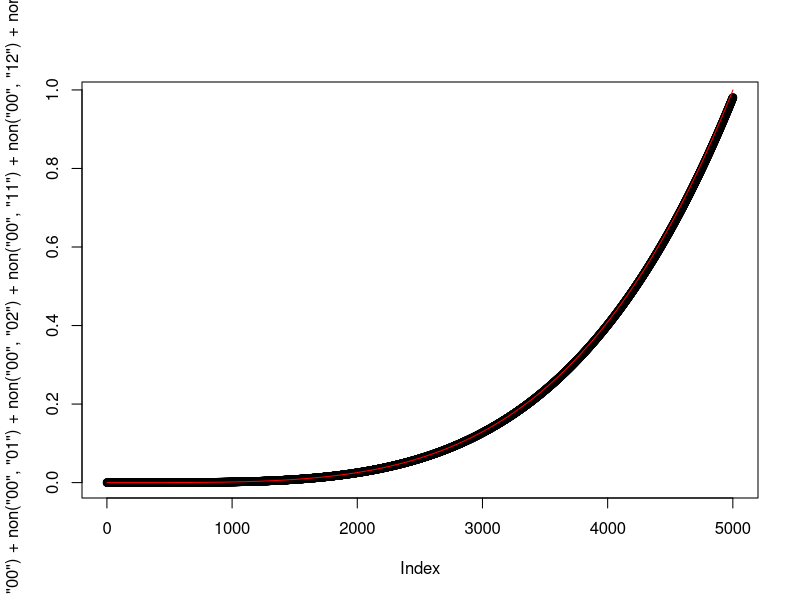
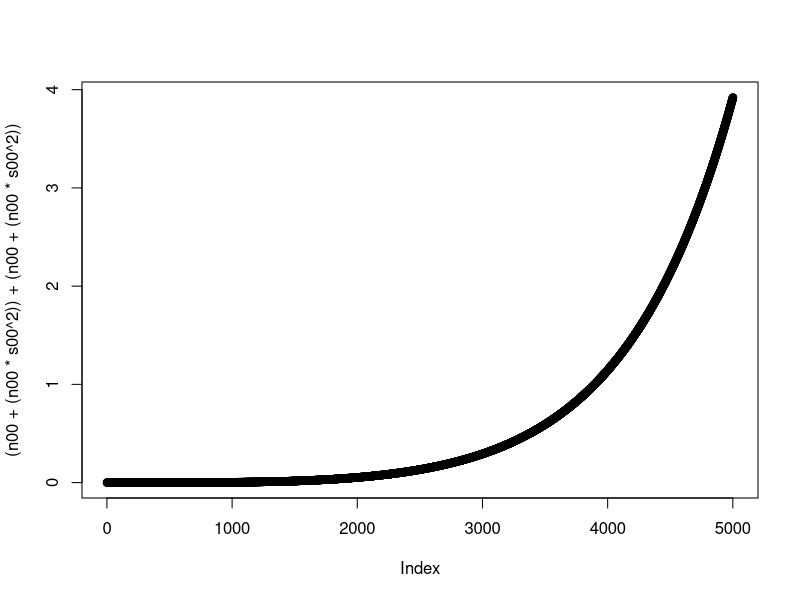
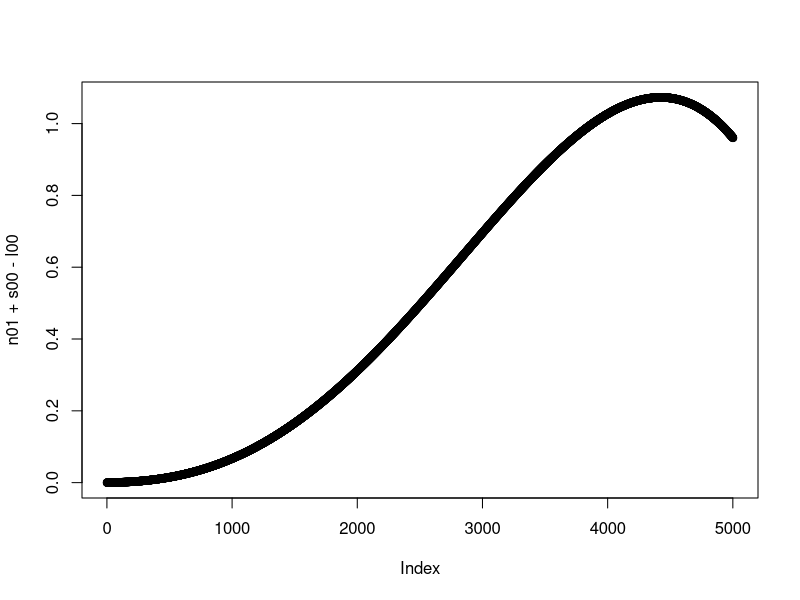
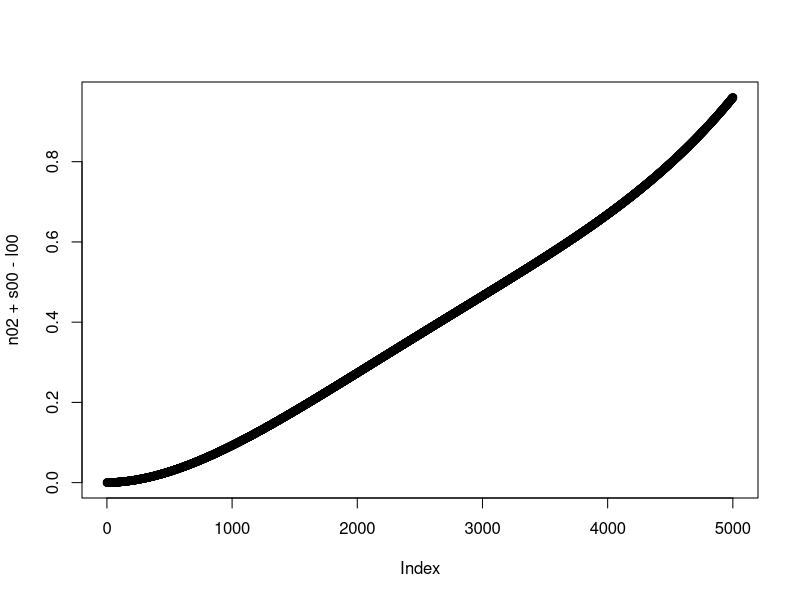
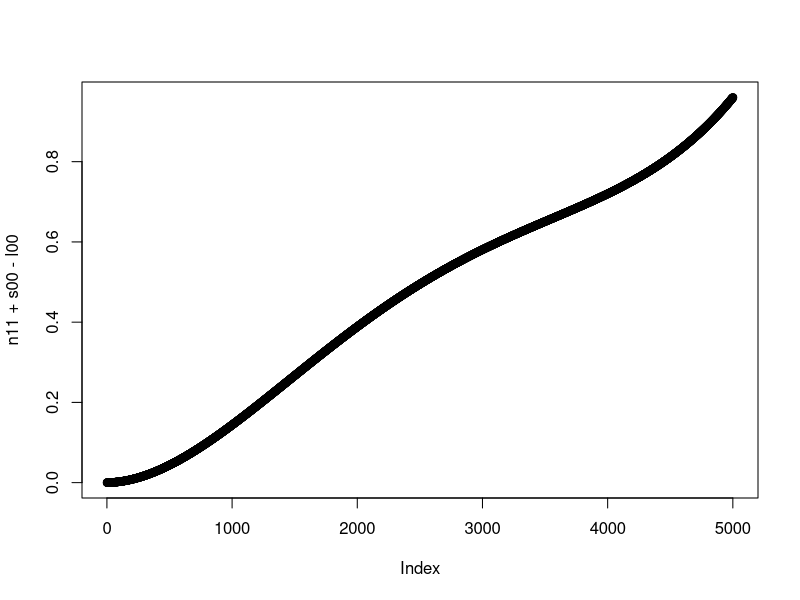
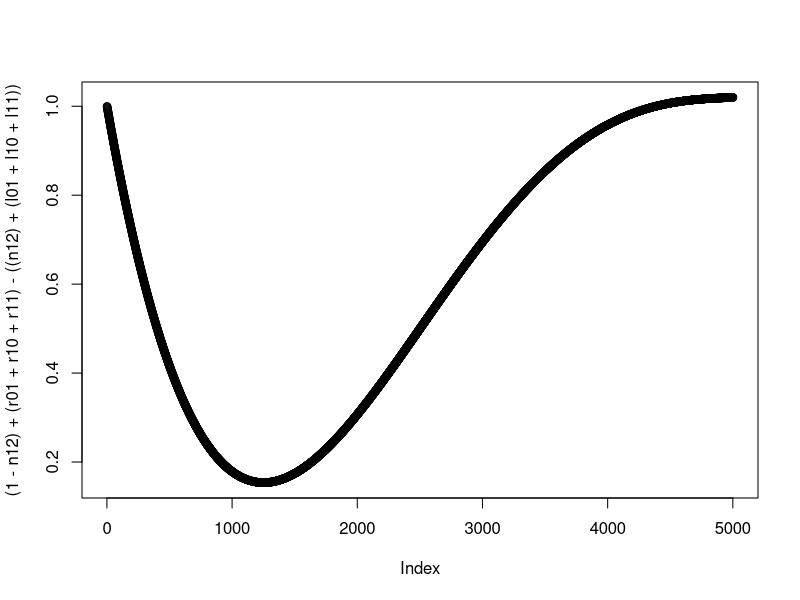
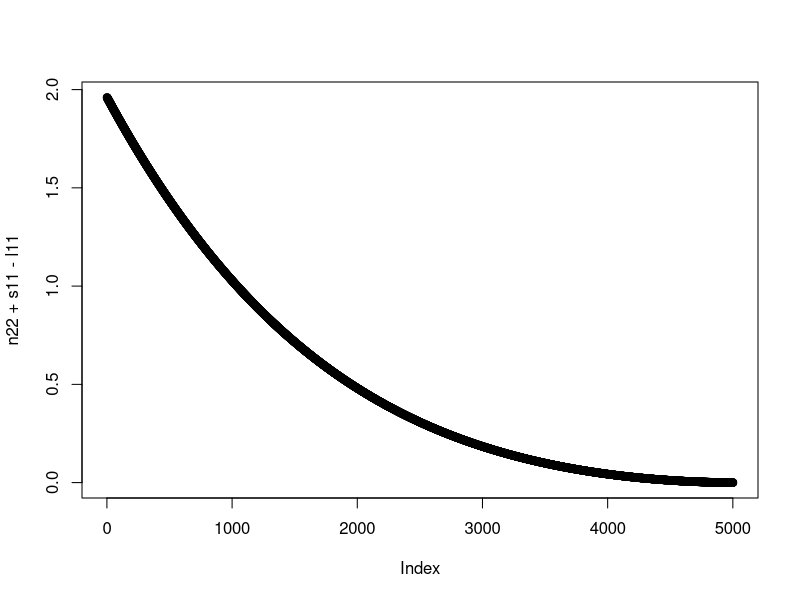

R code for these plots, in order: (Note: this script raises an error after producing the figures.)

library(data.table)
library(ggplot2)


# true allele frq
p = (0:5000)/5000
q = 1-p


# allele error rate
w = 0.01
r = 1 - w


# genotype error rate
e00 = r^2
e01 = 2 * w * r
e02 = w^2

e10 = w * r
e11 = ((w^2) + (r^2))
e12 = w * r

e20 = w^2
e21 = 2 * w * r
e22 = r^2


# genotype error rate
e = array(NA, c(4, 4), list(c("00", "01", "10", "11"), c("00", "01", "10", "11")))

e["00", ] = c( (r^2) , w * r , w * r , (w^2) )
e["01", ] = c( w * r , (r^2) , (w^2) , w * r )
e["10", ] = c( w * r , (w^2) , (r^2) , w * r )
e["11", ] = c( (w^2) , w * r , w * r , (r^2) )

a00 = p^2
a01 = p * q
a10 = p * q
a11 = q^2

x00 = (a00 * e["00", "00"]) + (a01 * e["01", "00"]) + (a10 * e["10", "00"]) + (a11 * e["11", "00"])
x01 = (a00 * e["00", "01"]) + (a01 * e["01", "01"]) + (a10 * e["10", "01"]) + (a11 * e["11", "01"])
x10 = (a00 * e["00", "10"]) + (a01 * e["01", "10"]) + (a10 * e["10", "10"]) + (a11 * e["11", "10"])
x11 = (a00 * e["00", "11"]) + (a01 * e["01", "11"]) + (a10 * e["10", "11"]) + (a11 * e["11", "11"])

y00 = (x00 * e["00", "00"]) + (x00 * e["00", "01"]) + (x00 * e["00", "10"]) + (x00 * e["00", "11"])
y01 = (x01 * e["01", "00"]) + (x01 * e["01", "01"]) + (x01 * e["01", "10"]) + (x01 * e["01", "11"])
y10 = (x10 * e["10", "00"]) + (x10 * e["10", "01"]) + (x10 * e["10", "10"]) + (x10 * e["10", "11"])
y11 = (x11 * e["11", "00"]) + (x11 * e["11", "01"]) + (x11 * e["11", "10"]) + (x11 * e["11", "11"])


b00 = (sapply(e[, "00"], function(x) a00 * x))
b01 = (sapply(e[, "01"], function(x) a01 * x))
b10 = (sapply(e[, "10"], function(x) a10 * x))
b11 = (sapply(e[, "11"], function(x) a11 * x))


f = function(x, y) {
	get(sprintf("b%s", x))[, y]
}

non = function(x, y) {
	f = get(sprintf("b%s", x))
	if (y == "00") return( f[, "00"]^2 )
	if (y == "01") return( 4 * sqrt(f[, "00"])^3 * sqrt(f[, "11"]) )
	if (y == "02") return( 2 * f[, "00"] * f[, "11"] )
	if (y == "11") return( 4 * f[, "00"] * f[, "11"] )
	if (y == "12") return( 4 * sqrt(f[, "00"]) * sqrt(f[, "11"])^3 )
	if (y == "22") return( f[, "11"]^2 )
}

non = function(x, y) {
	if (y == "00") return( b00[, x]^2 )
	if (y == "01") return( (sqrt(b01[, x]) * sqrt(b01[, x])^3) + (sqrt(b10[, x]) * sqrt(b10[, x])^3) + (2 * sqrt(b11[, x]) * sqrt(b00[, x])^3) )
	if (y == "02") return( (2 * b00[, x]) * ( b11[, x]) )
	if (y == "11") return( (2 * b01[, x] * b01[, x]) + (2 * b10[, x] * b10[, x]) )
	if (y == "12") return( (sqrt(b01[, x]) * sqrt(b01[, x])^3) + (sqrt(b10[, x]) * sqrt(b10[, x])^3) + (2 * sqrt(b00[, x]) * sqrt(b11[, x])^3) )
	if (y == "22") return( b11[, x]^2 )
}

non = function(x, y) {
	f = get(sprintf("b%s", x))
	if (y == "00") return( f[, '00']^2 )
	if (y == "01") return( (sqrt(f[, '01']) * sqrt(f[, '01'])^3) + (sqrt(f[, '10']) * sqrt(f[, '10'])^3) + (2 * sqrt(f[, '11']) * sqrt(f[, '00'])^3) )
	if (y == "02") return( (2 * f[, '00']) * ( f[, '11']) )
	if (y == "11") return( (2 * f[, '01'] * f[, '01']) + (2 * f[, '10'] * f[, '10']) )
	if (y == "12") return( (sqrt(f[, '01']) * sqrt(f[, '01'])^3) + (sqrt(f[, '10']) * sqrt(f[, '10'])^3) + (2 * sqrt(f[, '00']) * sqrt(f[, '11'])^3) )
	if (y == "22") return( f[, '11']^2 )
}

p.non = function(xy) {
	x = sub("([0-2])([0-2])", "\\1", xy)
	y = sub("([0-2])([0-2])", "\\2", xy)
	
	r = function(xx) non(xx,'00') + non(xx,'01') + non(xx,'02') + non(xx,'11') + non(xx,'12') + non(xx,'22')
	
	z = rep(1, length(p))
	
	if (x == '0') z = z * r('00')
	if (x == '1') z = z * (r('01') + r('10'))
	if (x == '2') z = z * r('11')
	
	if (y == '0') z = z * r('00')
	if (y == '1') z = z * (r('01') + r('10'))
	if (y == '2') z = z * r('11')
	
	plot(z)
	
	lines(get(sprintf("n%s", xy)), col='red')
}

p.non = function(y) {
	
	plot( non(y, '00') + non(y, '01') + non(y, '02') + non(y, '11') + non(y, '12') + non(y, '22') )
	
	lines(get(sprintf("n%s", y)), col='red')
}
	

s00 = (b00[, "00"] + b01[, "00"] + b10[, "00"] + b11[, "00"])
s01 = (b00[, "01"] + b01[, "01"] + b10[, "01"] + b11[, "01"])
s10 = (b00[, "10"] + b01[, "10"] + b10[, "10"] + b11[, "10"])
s11 = (b00[, "11"] + b01[, "11"] + b10[, "11"] + b11[, "11"])

l00 = (b00[, "00"] + b00[, "01"] + b00[, "10"] + b00[, "11"])
l01 = (b01[, "00"] + b01[, "01"] + b01[, "10"] + b01[, "11"])
l10 = (b10[, "00"] + b10[, "01"] + b10[, "10"] + b10[, "11"])
l11 = (b11[, "00"] + b11[, "01"] + b11[, "10"] + b11[, "11"])


r00 = (              b01[, "00"] + b10[, "00"] + b11[, "00"])
r01 = (b00[, "01"]               + b10[, "01"] + b11[, "01"])
r10 = (b00[, "10"] + b01[, "10"]               + b11[, "10"])
r11 = (b00[, "11"] + b01[, "11"] + b10[, "11"]              )

l00 = (              b00[, "01"] + b00[, "10"] + b00[, "11"])
l01 = (b01[, "00"]               + b01[, "10"] + b01[, "11"])
l10 = (b10[, "00"] + b10[, "01"]               + b10[, "11"])
l11 = (b11[, "00"] + b11[, "01"] + b11[, "10"]              )


n00 = p^4
n01 = 4 * p^3 * q
n02 = 2 * p^2 * q^2
n11 = 4 * p^2 * q^2
n12 = 4 * p * q^3
n22 = q^4

i00 = p^3
i01 = 2 * p^2 * q
i02 = 0
i11 = p * q
i12 = 2 * p * q^2
i22 = q^3


plot(non('00','00') + non('00','01') + non('00','02') + non('00','11') + non('00','12') + non('00','22'))
lines(n00, col='red')

plot( (n00 + (n00 * s00^2)) + (n00 + (n00 * s00^2)))

plot( n01 + s00 - l00 )
plot( n02 + s00 - l00 )
plot( n11 + s00 - l00 )
plot( (1 - n12) + (r01 + r10 + r11) - ((n12) + (l01 + l10 + l11)) )
plot( n22 + s11 - l11 )


# true genotype frq
g0 = p^2
g1 = 2 * p * q
g2 = q^2


# observed allele frq (see below)
x = p * (1 - (2 * w)) + w
y = 1 - x


# observed genotype frq
x0 = (g0 * e00) + (g1 * e10) + (g2 * e20)  #  x^2 = (p^2 * (1-w)^2) + (2 * p * (1-p) * w * (1-w)) + ((1-p)^2 * w^2)
x1 = (g0 * e01) + (g1 * e11) + (g2 * e21)  #  2 * x * (1-x) = (p^2 * 2 * w * (1-w)) + (2 * p * (1-p) * ((w^2) + ((1-w)^2))) + ((1-p)^2 * 2 * w * (1-w))
x2 = (g0 * e02) + (g1 * e12) + (g2 * e22)  #  (1-x)^2 = (p^2 * w^2) + (2 * p * (1-p) * w * (1-w)) + ((1-p)^2 * (1-w)^2)


y0 = (g0 * f00) + (g1 * f10) + (g2 * f20) 
y1 = (g0 * f01) + (g1 * f11) + (g2 * f21) 
y2 = (g0 * f02) + (g1 * f12) + (g2 * f22)


p00 = (g0 * f00) / y0 
p01 = (g1 * f10) / y0
p02 = (g2 * f20) / y0

p10 = (g0 * f01) / y1
p11 = (g1 * f11) / y1
p12 = (g2 * f21) / y1

p20 = (g0 * f02) / y2
p21 = (g1 * f12) / y2
p22 = (g2 * f22) / y2



# probability of true --> observed genotype

p00 = (g0 * e00) / x0  #  (p^2 * (1-w)^2) / ((p^2 * (1-w)^2) + (2 * p * (1-p) * w * (1-w)) + ((1-p)^2 * w^2))  =  (p^2 * (1-w)^2) / (p * (1 - (2 * w)) + w)^2
p01 = (g1 * e10) / x0
p02 = (g2 * e20) / x0

p10 = (g0 * e01) / x1
p11 = (g1 * e11) / x1
p12 = (g2 * e21) / x1

p20 = (g0 * e02) / x2
p21 = (g1 * e12) / x2
p22 = (g2 * e22) / x2

range(p00 + p01 + p02)

d = rbind(data.table(f = q, p = p00, from = "from 0", to = "to 0"),
					data.table(f = q, p = p01, from = "from 0", to = "to 1"),
					data.table(f = q, p = p02, from = "from 0", to = "to 2"),
					data.table(f = q, p = p10, from = "from 1", to = "to 0"),
					data.table(f = q, p = p11, from = "from 1", to = "to 1"),
					data.table(f = q, p = p12, from = "from 1", to = "to 2"),
					data.table(f = q, p = p20, from = "from 2", to = "to 0"),
					data.table(f = q, p = p21, from = "from 2", to = "to 1"),
					data.table(f = q, p = p22, from = "from 2", to = "to 2"))

ggplot(d) + facet_grid(to~from) + geom_line(aes(x=f, y=p))




d = rbind(data.table(f = q, p = y0^2,        e = g0^2,         gt="00"),
					data.table(f = q, p = 2 * y0 * y1, e = 2 * g0 * g1,  gt="01"),
					data.table(f = q, p = 2 * y0 * y2, e = 2 * g0 * g2,  gt="02"),
					data.table(f = q, p = y1^2,        e = g1^2,         gt="11"),
					data.table(f = q, p = 2 * y1 * y2, e = 2 * g1 * g2,  gt="12"),
					data.table(f = q, p = y2^2,        e = g2^2,         gt="22"))


d = rbind(data.table(f = q, p = z00^2,        e = g0^2,         gt="00"),
					data.table(f = q, p = 2 * ((z00 * z01)+(z00 * z10)), e = 2 * g0 * g1,  gt="01"),
					data.table(f = q, p = 2 * z00 * z11, e = 2 * g0 * g2,  gt="02"),
					data.table(f = q, p = z01^2 + z10^2,        e = g1^2,         gt="11"),
					data.table(f = q, p = 2 * ((z11 * z01)+(z11 * z10)), e = 2 * g1 * g2,  gt="12"),
					data.table(f = q, p = z11^2,        e = g2^2,         gt="22"))

ggplot(d) +  
	geom_line(aes(x=f, y=p, colour = gt), linetype = "22") + 
	geom_line(aes(x=f, y=e, colour = gt)) +
	theme(aspect.ratio = 1,
				legend.title = element_blank()) +
	xlab("Allele frequency") + 
	ylab("Genotype pair proportion")











n00 = p^4
n01 = 4 * p^3 * q
n02 = 2 * p^2 * q^2
n11 = 4 * p^2 * q^2
n12 = 4 * p * q^3
n22 = q^4

i00 = p^3
i01 = 2 * p^2 * q
i02 = 0
i11 = p * q
i12 = 2 * p * q^2
i22 = q^3


a00 = (n00 * p00^2)     + (n11 * p10^2)     + (n22 * p20^2)
a01 = (n00 * p00 * p01) + (n01 * p00 * p11) + (n02 * p00 * p21) + (n11 * p10 * p11) + (n12 * p10 * p21) + (n22 * p20 * p21) +
     	(n00 * p01 * p00) + (n01 * p11 * p00) + (n02 * p01 * p20) + (n11 * p11 * p10) + (n12 * p11 * p20) + (n22 * p21 * p20)

a01 = (n01 * p00 * p11) + (n01 * p01 * p10) + (2 * (  n00 * p00 * p01  +  n00 * p01 * p00 + 
																											n02 * p00 * p21  +  n02 * p01 * p20 + 
																											n11 * p10 * p11  +  n11 * p11 * p10 +
																											n12 * p10 * p21  +  n12 * p11 * p20 + 
																											n22 * p20 * p21  +  n22 * p21 * p20 ))

a02 = (n02 * p00 * p22) + (n02 * p02 * p20) + (2 * (  n00 * p00 * p02  +  
																									 		n01 * p00 * p12  +  n01 * p02 * p10 + 
																											n11 * p10 * p12  +  n11 * p12 * p10 +
																											n12 * p10 * p22  +  n12 * p12 * p20 + 
																											n22 * p20 * p22   ))

	(n11 * p10 * p11) + (n11 * p10 * p11) + (n22 * p20 * p21) + (n22 * p20 * p21) +
	(n01 * p00 * p11) + (n02 * p00 * p21) + (n12 * p10 * p21) + 
	(n01 * p01 * p10) + (n02 * p01 * p20) + (n12 * p11 * p20)


# true genotype pair frq: NON state
g00.non = g0 * g0      #  p^4
g01.non = 2 * g0 * g1  #  4 * p^3 * q
g02.non = 2 * g0 * g2  #  2 * p^2 * q^2
g11.non = g1 * g1      #  4 * p^2 * q^2
g12.non = 2 * g1 * g2  #  4 * p * q^3
g22.non = g2 * g2      #  q^4

# true genotype pair frq: IBD state
g00.ibd = g0 * p             #  p^3
g01.ibd = 2 * g0 * q         #  2 * p^2 * q
g02.ibd = 0                  #  0
g11.ibd = g0 * q + (p * g2)  #  (p^2 * q) + (p * q^2)
g12.ibd = 2 * p * g2         #  2 * p * q^2
g22.ibd = g2 * q             #  q^3


# observed genotype pair frq: NON state
x00.non = x0 * x0      #  p^4
x01.non = 2 * x0 * x1  #  4 * p^3 * q
x02.non = 2 * x0 * x2  #  2 * p^2 * q^2
x11.non = x1 * x1      #  4 * p^2 * q^2
x12.non = 2 * x1 * x2  #  4 * p * q^3
x22.non = x2 * x2      #  q^4

# observed genotype pair frq: IBD state
x00.ibd = x0 * x             #  p^3
x01.ibd = 2 * x0 * y         #  2 * p^2 * q
x02.ibd = 0                  #  0
x11.ibd = x0 * y + (x * x2)  #  (p^2 * q) + (p * q^2)
x12.ibd = 2 * x * x2         #  2 * p * q^2
x22.ibd = x2 * y             #  q^3


d = rbind(data.table(f = y, p = x0, e = g0, gt="00"),
					data.table(f = y, p = x1, e = g1, gt="01"),
					data.table(f = y, p = x2, e = g2, gt="02"),
					data.table(f = y, p = x0, e = g0, gt="11"),
					data.table(f = y, p = x1, e = g1, gt="12"),
					data.table(f = y, p = x2, e = g2, gt="22"))



z0 = (g0 * y00) + (g1 * y01) + (g2 * y02)
z1 = (g0 * y10) + (g1 * y11) + (g2 * y12)
z2 = (g0 * y20) + (g1 * y21) + (g2 * y22)

range(z0 + z1 + z2)

d = rbind(data.table(f = y, p = x0, e = g0, gt="0"),
					data.table(f = y, p = x1, e = g1, gt="1"),
					data.table(f = y, p = x2, e = g2, gt="2"))

ggplot(d) +  
	geom_line(aes(x=f, y=p, colour = gt), linetype = "22") + 
	geom_line(aes(x=f, y=e, colour = gt)) +
	theme(aspect.ratio = 1,
				legend.title = element_blank()) +
	xlab("Allele frequency") + 
	ylab("Genotype pair proportion")







e = function(..., err = 0.01) {
	i = c(...)
	sum(err^i * (1 - err)^(4-i))
}

p = (0:5000)/5000
q = 1-p

g0 = p^2
g1 = 2 * p * q
g2 = q^2

n00 = p^4
n01 = 4 * p^3 * q
n02 = 2 * p^2 * q^2
n11 = 4 * p^2 * q^2
n12 = 4 * p * q^3
n22 = q^4

i00 = p^3
i01 = 2 * p^2 * q
i02 = 0
i11 = p * q
i12 = 2 * p * q^2
i22 = q^3

range(i00 + i01 + i02 + i11 + i12 + i22)


x = 0.01
P = (p - x) / (1 - 2*x)
P = ( -1 * sqrt(-1 * (2*x-1)^3 * sqrt(n00 * (2*x-1)^2)) + (4*x^3) - (4*x^2) + x ) / (2*x-1)^3
Q = 1 - P

((p^4) * (1-x)^4)+((4 * p^3 * (1-p)) * (x*(1-x)^3))+((2 * p^2 * (1-p)^2) * (x^2)*(1-x)^2)+((4 * p^2 * (1-p)^2) * (x^2)*(1-x)^2)+((4 * p * (1-p)^3) * (x^3)*(1-x))+(((1-p)^4) * x^4)

en00 = (n00 * e(0))  +  (n01 * e(1))  +  (n02 * e(2))  +  (n11 * e(2)) +  (n12 * e(3)) +  (n22 * e(4))
en01 = (n00 * e(1, 1))  +  (n01 * e(0, 2))  +  (n02 * e(1))  +  (n11 * e(1, 1)) +  (n12 * e(2, 2)) +  (n22 * e(3))
en02 = (n00 * e(2))  +  (n01 * e(1, 3))  +  (n02 * e(0))  +  (n11 * e(2)) +  (n12 * e(1, 3)) +  (n22 * e(2))
en11 = (n00 * e(2, 2, 2, 2))  +  (n01 * e(1, 1, 1, 1))  +  (n02 * e(2))  +  (n11 * e(0, 2, 2)) +  (n12 * e(1, 1, 1, 1)) +  (n22 * e(2, 2, 2, 2))
en12 = (n00 * e(3, 3))  +  (n01 * e(2, 2, 2))  +  (n02 * e(1))  +  (n11 * e(1, 3)) +  (n12 * e(0, 2)) +  (n22 * e(1, 1))
en22 = (n00 * e(4))  +  (n01 * e(3))  +  (n02 * e(2))  +  (n11 * e(2)) +  (n12 * e(1)) +  (n22 * e(0))

d = rbind(data.table(f = q, p = en00, e = n00, gt="00"),
					data.table(f = q, p = en01, e = n01, gt="01"),
					data.table(f = q, p = en02, e = n02, gt="02"),
					data.table(f = q, p = en11, e = n11, gt="11"),
					data.table(f = q, p = en12, e = n12, gt="12"),
					data.table(f = q, p = en22, e = n22, gt="22"))

ggplot(d) +  
	geom_line(aes(x=f, y=p, colour = gt), linetype = "22") + 
	geom_line(aes(x=f, y=e, colour = gt)) +
	theme(aspect.ratio = 1,
				legend.title = element_blank()) +
	xlab("Allele frequency") + 
	ylab("Genotype pair proportion")



ei00 = (i00 * e(0))  +           (i01 * e(1, 1))  +        (i02 * e(2, 2))  +           (i11 * e(2)) +        (i12 * e(3)) +           (i22 * e(4))
ei01 = (i00 * e(1, 1))  +        (i01 * e(0, 2))  +        (i02 * e(1, 3))  +           (i11 * e(1, 1)) +     (i12 * e(2, 2)) +        (i22 * e(3, 3))
ei02 = (i00 * e(2))  +           (i01 * e(1, 3))  +        (i02 * e(0))  +              (i11 * e(2)) +        (i12 * e(1, 3)) +        (i22 * e(2))
ei11 = (i00 * e(2, 2, 2, 2))  +  (i01 * e(1, 1, 1, 1))  +  (i02 * e(2, 2, 2, 2))  +     (i11 * e(0, 2, 2)) +  (i12 * e(1, 1, 1, 1)) +  (i22 * e(2, 2, 2, 2))
ei12 = (i00 * e(3, 3))  +        (i01 * e(2, 2))  +        (i02 * e(1, 3))  +           (n11 * e(1, 3)) +     (i12 * e(0, 2)) +        (i22 * e(1, 1))
ei22 = (i00 * e(4))  +           (i01 * e(3, 3))  +        (i02 * e(2, 2))  +           (i11 * e(2)) +        (i12 * e(1)) +           (i22 * e(0))


ei00 = (i00 * e(0)*1)  +        (i01 * e(1, 1)*1)  +        (i02 * e(2, 2)*1)  +  (i11 * e(2)*1) +      (i12 * e(3, 3)*1) +        (i22 * e(4)*1)
ei01 = (i00 * e(1,1)*1)  +      (i01 * e(0, 2, 2, 2)*1)  +  (i02 * e(1, 3)*1)  +  (i11 * e(1)*1) +      (i12 * e(2, 2, 2)*1) +     (i22 * e(3, 3)*1)
ei02 = (i00 * e(2)*1)  +        (i01 * e(1, 3)*1)  +        (i02 * e(0, 4)*1)  +  (i11 * e(2)*1) +      (i12 * e(1, 3)*1) +        (i22 * e(2)*1)
ei11 = (i00 * e(2,2,2,2)*1)  +  (i01 * e(1, 1, 1, 1)*1)  +  (i02 * e(2, 2)*1)  +  (i11 * e(0,2,2)*1) +  (i12 * e(1, 1, 1, 1)*1) +  (i22 * e(2, 2, 2, 2)*1)
ei12 = (i00 * e(3,3)*1)  +      (i01 * e(2, 2, 2)*1)  +     (i02 * e(1, 3)*1)  +  (n11 * e(1, 3)*1) +   (i12 * e(0, 2, 2, 2)*1) +  (i22 * e(1, 1)*1)
ei22 = (i00 * e(4)*1)  +        (i01 * e(3, 3)*1)  +        (i02 * e(2, 2)*1)  +  (i11 * e(2)*1) +      (i12 * e(1, 1)*1) +        (i22 * e(0)*1)


ei00 = (i00 * e(0)*1)  +  (i01 * e(1, 1)*1)  +        (i02 * e(2, 2)*1)  +  (i11 * e(2)*1) +      (i12 * e(3, 3)*1) +        (i22 * e(4)*1)
ei01 = (i00 * e(1)*1)  +  (i01 * e(0, 2)*1)  +  (i01 * e(2, 2)*1)  +  (i02 * e(1, 3)*1)  +  (i11 * e(1)*1) +      (i12 * e(2, 2, 2)*1) +     (i22 * e(3)*1)
ei02 = (i00 * e(2)*1)  +  (i01 * e(1, 3)*1)  +        (i02 * e(0, 4)*1)  +  (i11 * e(2)*1) +      (i12 * e(1, 3)*1) +        (i22 * e(2)*1)
ei11 = (i00 * e(2)*1)  +  (i01 * e(1, 1, 1, 1)*1)  +  (i02 * e(2, 2)*1)  +  (i11 * e(0,2,2)*1) +  (i12 * e(1, 1, 1, 1)*1) +  (i22 * e(2)*1)
ei12 = (i00 * e(3)*1)  +  (i01 * e(2, 2, 2)*1)  +     (i02 * e(1, 3)*1)  +  (n11 * e(1, 3)*1) +   (i12 * e(0, 2, 2, 2)*1) +  (i22 * e(1)*1)
ei22 = (i00 * e(4)*1)  +  (i01 * e(3, 3)*1)  +        (i02 * e(2, 2)*1)  +  (i11 * e(2)*1) +      (i12 * e(1, 1)*1) +        (i22 * e(0)*1)

range(ei00 + ei01 + ei02 + ei11 + ei12 + ei22)

d = rbind(data.table(f = q, p = ei00, e = i00, gt="00"),
					data.table(f = q, p = ei01, e = i01, gt="01"),
					data.table(f = q, p = ei02, e = i02, gt="02"),
					data.table(f = q, p = ei11, e = i11, gt="11"),
					data.table(f = q, p = ei12, e = i12, gt="12"),
					data.table(f = q, p = ei22, e = i22, gt="22"))

ggplot(d) +  
	geom_line(aes(x=f, y=p, colour = gt), linetype = "22") + 
	geom_line(aes(x=f, y=e, colour = gt)) +
	theme(aspect.ratio = 1,
				legend.title = element_blank()) +
	xlab("Allele frequency") + 
	ylab("Genotype pair proportion")






p = (0:5000)/5000
q = 1-p

w = 0.01
r = 1 - w

e00 = 99.9420
e01 = 0.0410
e02 = 0.0169

e10 = 0.5495
e11 = 99.2814 
e12 = 0.1690 

e20 = 0.0332 
e21 = 0.2277 
e22 = 99.7391 


e00 = e00 / (e00 + e01 + e02)
e01 = e01 / (e00 + e01 + e02)
e02 = e02 / (e00 + e01 + e02)

e10 = e10 / (e10 + e11 + e12)
e11 = e11 / (e10 + e11 + e12) 
e12 = e12 / (e10 + e11 + e12) 

e20 = e20 / (e20 + e21 + e22) 
e21 = e21 / (e20 + e21 + e22) 
e22 = e22 / (e20 + e21 + e22) 



w = 0.01
r = 1 - w

e00 = r^2
e01 = 2 * w * r
e02 = w^2

e10 = 1 * w * r
e11 = 1 * ((w^2) + (r^2))
e12 = 1 * w * r

e20 = w^2
e21 = 2 * w * r
e22 = r^2



g0 = p^2
g1 = 2 * p * q
g2 = q^2



y0 = (g0 * e00) + (g0 * e01) + (g0 * e02)
y1 = (g1 * e10) + (g1 * e11) + (g1 * e12)
y2 = (g2 * e20) + (g2 * e21) + (g2 * e22)

x0 = (g0 * e00) + (g1 * e10) + (g2 * e20)
x1 = (g0 * e01) + (g1 * e11) + (g2 * e21)
x2 = (g0 * e02) + (g1 * e12) + (g2 * e22)


p00 = (g0 * e00) / x0
p01 = (g0 * e01) / x0
p02 = (g0 * e02) / x0
p10 = (g1 * e10) / x1
p11 = (g1 * e11) / x1
p12 = (g1 * e12) / x1
p20 = (g2 * e20) / x2
p21 = (g2 * e21) / x2
p22 = (g2 * e22) / x2

plot( ((p^4 * (p00*p00)) + (4*p^3*q * (4*p00*p10)) + (2*p^2*q^2 * (2*p00*p20)) + (4*p^2*q^2 * (4*p10*p10)) + (4*p*q^3 * (4*p10*p20)) + (q^4 * (p20*p20))) )
lines(p^4, col="red")

plot( (g0 * p10) + (g1 * p11) + (g2 * p12) )
lines(g1, col="red")

plot( (g2 * p22) + (g1 * p21) + (g0 * p20) )
lines( (g2 * p22) - (g2 * p21) - (g2 * p20) , col="blue")
lines(g2, col="red")


y0 = g0 * ((exp(g0 * e00) / x0) + (exp(g1 * e10) / x1) + (exp(g2 * e20) / x2))
y1 = g1 * ((exp(g0 * e01) / x0) + (exp(g1 * e11) / x1) + (exp(g2 * e21) / x2))
y2 = g2 * ((exp(g0 * e02) / x0) + (exp(g1 * e12) / x1) + (exp(g2 * e22) / x2))



range(y0 + y1 + y2)

d = rbind(data.table(f = q, p = y0, e = g0, gt="0"),
					data.table(f = q, p = y1, e = g1, gt="1"),
					data.table(f = q, p = y2, e = g2, gt="2"))

ggplot(d) +  
	geom_line(aes(x=f, y=p, colour = gt), linetype = "22") + 
	geom_line(aes(x=f, y=e, colour = gt)) +
	theme(aspect.ratio = 1,
				legend.title = element_blank()) +
	xlab("Allele frequency") + 
	ylab("Genotype proportion")



d = rbind(data.table(f = q, p = y0^2,        e = g0^2,         gt="00"),
					data.table(f = q, p = 2 * y0 * y1, e = 2 * g0 * g1,  gt="01"),
					data.table(f = q, p = 2 * y0 * y2, e = 2 * g0 * g2,  gt="02"),
					data.table(f = q, p = y1^2,        e = g1^2,         gt="11"),
					data.table(f = q, p = 2 * y1 * y2, e = 2 * g1 * g2,  gt="12"),
					data.table(f = q, p = y2^2,        e = g2^2,         gt="22"))

ggplot(d) +  
	geom_line(aes(x=f, y=p, colour = gt), linetype = "22") + 
	geom_line(aes(x=f, y=e, colour = gt)) +
	theme(aspect.ratio = 1,
				legend.title = element_blank()) +
	xlab("Allele frequency") + 
	ylab("Genotype pair proportion")










w = 0.01
r = 1 - w

Err = array(NA, c(3, 3), dimnames = list(0:2, 0:2))

Err['0', ] = c( r^2        ,  2 * w * r            ,  w^2 )
Err['1', ] = c( 2 * w * r  ,  2 * ((w^2) + (r^2))  ,  2 * w * r )
Err['2', ] = c( w^2        ,  2 * w * r            ,  r^2 )

err = function(i, j) {
	i = as.character(i)
	j = as.character(j)
	Err[i, j]
}


p = (0:5000)/5000
q = 1-p

Gen = array(NA, c(3, length(p)), dimnames = list(NULL, 0:2))

Gen['0', ] = p^2
Gen['1', ] = 2 * p * q
Gen['2', ] = q^2

gen = function(i, j = NULL) {
	if (is.null(j)) {
		return(Gen[as.character(i), ])
	}
	Gen[as.character(i), j]
}






w = 0.01
r = 1 - w

ErrNonPair = array(NA, c(6, 6), dimnames = list(c("00", "01", "02", "11", "12", "22"), c("00", "01", "02", "11", "12", "22")))

ErrNonPair['00', ] = c( r^4            ,  4 * r^3 * w                    ,  2 * r^2 * w^2                  ,  4 * r^2 * w^2                      ,  4 * r * w^3                    ,  w^4            )
ErrNonPair['01', ] = c( 4 * r^3 * w    ,  4 * (r^4 + (3 * r^2 * w^2))    ,  (4 * r^3 * w) + (4 * r * w^3)  ,  (8 * r^3 * w) + (8 * r * w^3)      ,  4 * (w^4 + (3 * r^2 * w^2))    ,  4 * w^3 * r    )
ErrNonPair['02', ] = c( 2 * r^2 * w^2  ,  (4 * r^3 * w) + (4 * r * w^3)  ,  2 * (r^4 + w^4)                ,  8 * r^2 * w^2                      ,  (4 * r^3 * w) + (4 * r * w^3)  ,  2 * w^2 * r^2  )
ErrNonPair['11', ] = c( 4 * r^2 * w^2  ,  (8 * r^3 * w) + (8 * r * w^3)  ,  8 * r^2 * w^2                  ,  4 * (r^4 + w^4 + (2 * r^2 * w^2))  ,  (8 * r^3 * w) + (8 * r * w^3)  ,  4 * w^2 * r^2  )
ErrNonPair['12', ] = c( 4 * r * w^3    ,  4 * (w^4 + (3 * r^2 * w^2))    ,  (4 * r^3 * w) + (4 * r * w^3)  ,  (8 * r^3 * w) + (8 * r * w^3)      ,  4 * (r^4 + (3 * r^2 * w^2))    ,  4 * w * r^3    )
ErrNonPair['22', ] = c( w^4            ,  4 * w^3 * r                    ,  2 * w^2 * r^2                  ,  4 * w^2 * r^2                      ,  4 * w * r^3                    ,  r^4            )

err.non.pair = function(a0, a1, b0, b1) {
	pt = sprintf("%d%d", a0, a1)
	pf = sprintf("%d%d", b0, b1)
	ErrNonPair[pt, pf]
}


ErrIbdPair = array(NA, c(6, 6), dimnames = list(c("00", "01", "02", "11", "12", "22"), c("00", "01", "02", "11", "12", "22")))

ErrIbdPair['00', ] = c( r^3                    ,  2 * r^2 * w                    ,  0  ,  (r^2 * w) + (r * w^2)        ,  2 * r * w^2                    ,  w^3                    )
ErrIbdPair['01', ] = c( 2 * r^2 * w            ,  2 * (r^3 + (r * w^2))          ,  0  ,  2 * ((r^2 * w) + (r * w^2))  ,  2 * (w^3 + (r^2 * w))          ,  2 * r * w^2            )
ErrIbdPair['02', ] = c( 0                      ,  0                              ,  0  ,  0                            ,  0                              ,  0                      )
ErrIbdPair['11', ] = c( (r * w^2) + (r^2 * w)  ,  (2 * r^2 * w) + (2 * r * w^2)  ,  0  ,  (2 * r^3) + (2 * w^3)        ,  (2 * r * w^2) + (2 * r^2 * w)  ,  (r^2 * w) + (r * w^2)  )
ErrIbdPair['12', ] = c( 2 * r * w^2            ,  2 * (w^3 + (r^2 * w))          ,  0  ,  2 * ((r^2 * w) + (r * w^2))  ,  2 * (r^3 + (r * w^2))          ,  2 * r^2 * w            )
ErrIbdPair['22', ] = c( w^3                    ,  2 * w^2 * r                    ,  0  ,  (r * w^2) + (r^2 * w)        ,  2 * r^2 * w                    ,  r^3                    )

err.ibd.pair = function(a0, a1, b0, b1) {
	pt = sprintf("%d%d", a0, a1)
	pf = sprintf("%d%d", b0, b1)
	ErrIbdPair[pt, pf]
}


p = (0:5000)/5000
q = 1-p

NonPair = array(NA, c(6, length(p)), dimnames = list(c("00", "01", "02", "11", "12", "22"), NULL))

NonPair['00', ] = p^4
NonPair['01', ] = 4 * p^3 * q
NonPair['02', ] = 2 * p^2 * q^2
NonPair['11', ] = 4 * p^2 * q^2
NonPair['12', ] = 4 * p * q^3
NonPair['22', ] = q^4

gen.non.pair = function(p0, p1, i = NULL) {
	if (is.null(i)) {
		return(NonPair[sprintf("%d%d", p0, p1), ])
	}
	NonPair[sprintf("%d%d", p0, p1), i]
}


IbdPair = array(NA, c(6, length(p)), dimnames = list(c("00", "01", "02", "11", "12", "22"), NULL))

IbdPair['00', ] = p^3
IbdPair['01', ] = 2 * p^2 * q
IbdPair['02', ] = 0
IbdPair['11', ] = (p^2 * q) + (p * q^2)
IbdPair['12', ] = 2 * p * q^2
IbdPair['22', ] = q^3

gen.ibd.pair = function(p0, p1, i = NULL) {
	if (is.null(i)) {
		return(IbdPair[sprintf("%d%d", p0, p1), ])
	}
	IbdPair[sprintf("%d%d", p0, p1), i]
}



g00 = gen.non.pair(0, 0)
g01 = gen.non.pair(0, 1)
g02 = gen.non.pair(0, 2)
g11 = gen.non.pair(1, 1)
g12 = gen.non.pair(1, 2)
g22 = gen.non.pair(2, 2)

s00 = 
	(g00 * err.non.pair(0, 0, 0, 0)) + 
	(g01 * err.non.pair(0, 1, 0, 0)) + 
	(g02 * err.non.pair(0, 2, 0, 0)) + 
	(g11 * err.non.pair(1, 1, 0, 0)) + 
	(g12 * err.non.pair(1, 2, 0, 0)) + 
	(g22 * err.non.pair(2, 2, 0, 0))

s01 = 
	(g00 * err.non.pair(0, 0, 0, 1)) + 
	(g01 * err.non.pair(0, 1, 0, 1)) + 
	(g02 * err.non.pair(0, 2, 0, 1)) + 
	(g11 * err.non.pair(1, 1, 0, 1)) + 
	(g12 * err.non.pair(1, 2, 0, 1)) + 
	(g22 * err.non.pair(2, 2, 0, 1))

s02 = 
	(g00 * err.non.pair(0, 0, 0, 2)) + 
	(g01 * err.non.pair(0, 1, 0, 2)) + 
	(g02 * err.non.pair(0, 2, 0, 2)) + 
	(g11 * err.non.pair(1, 1, 0, 2)) + 
	(g12 * err.non.pair(1, 2, 0, 2)) + 
	(g22 * err.non.pair(2, 2, 0, 2))

s11 = 
	(g00 * err.non.pair(0, 0, 1, 1)) + 
	(g01 * err.non.pair(0, 1, 1, 1)) + 
	(g02 * err.non.pair(0, 2, 1, 1)) + 
	(g11 * err.non.pair(1, 1, 1, 1)) + 
	(g12 * err.non.pair(1, 2, 1, 1)) + 
	(g22 * err.non.pair(2, 2, 1, 1))

s12 = 
	(g00 * err.non.pair(0, 0, 1, 2)) + 
	(g01 * err.non.pair(0, 1, 1, 2)) + 
	(g02 * err.non.pair(0, 2, 1, 2)) + 
	(g11 * err.non.pair(1, 1, 1, 2)) + 
	(g12 * err.non.pair(1, 2, 1, 2)) + 
	(g22 * err.non.pair(2, 2, 1, 2))

s22 = 
	(g00 * err.non.pair(0, 0, 2, 2)) + 
	(g01 * err.non.pair(0, 1, 2, 2)) + 
	(g02 * err.non.pair(0, 2, 2, 2)) + 
	(g11 * err.non.pair(1, 1, 2, 2)) + 
	(g12 * err.non.pair(1, 2, 2, 2)) + 
	(g22 * err.non.pair(2, 2, 2, 2))



p00 = g00 * (
	( g00 * err.non.pair(0, 0, 0, 0)  /  s00 ) + 
		( g01 * err.non.pair(0, 1, 0, 0)  /  s01 ) + 
		( g02 * err.non.pair(0, 2, 0, 0)  /  s02 ) + 
		( g11 * err.non.pair(1, 1, 0, 0)  /  s11 ) + 
		( g12 * err.non.pair(1, 2, 0, 0)  /  s12 ) + 
		( g22 * err.non.pair(2, 2, 0, 0)  /  s22 ) )

p01 = g01 * (
	( g00 * err.non.pair(0, 0, 0, 1)  /  s00 ) + 
		( g01 * err.non.pair(0, 1, 0, 1)  /  s01 ) + 
		( g02 * err.non.pair(0, 2, 0, 1)  /  s02 ) + 
		( g11 * err.non.pair(1, 1, 0, 1)  /  s11 ) + 
		( g12 * err.non.pair(1, 2, 0, 1)  /  s12 ) + 
		( g22 * err.non.pair(2, 2, 0, 1)  /  s22 ) )

p02 = g02 * (
	( g00 * err.non.pair(0, 0, 0, 2)  /  s00 ) + 
		( g01 * err.non.pair(0, 1, 0, 2)  /  s01 ) + 
		( g02 * err.non.pair(0, 2, 0, 2)  /  s02 ) + 
		( g11 * err.non.pair(1, 1, 0, 2)  /  s11 ) + 
		( g12 * err.non.pair(1, 2, 0, 2)  /  s12 ) + 
		( g22 * err.non.pair(2, 2, 0, 2)  /  s22 ) )

p11 = g11 * (
	( g00 * err.non.pair(0, 0, 1, 1)  /  s00 ) + 
		( g01 * err.non.pair(0, 1, 1, 1)  /  s01 ) + 
		( g02 * err.non.pair(0, 2, 1, 1)  /  s02 ) + 
		( g11 * err.non.pair(1, 1, 1, 1)  /  s11 ) + 
		( g12 * err.non.pair(1, 2, 1, 1)  /  s12 ) + 
		( g22 * err.non.pair(2, 2, 1, 1)  /  s22 ) )

p12 = g12 * (
	( g00 * err.non.pair(0, 0, 1, 2)  /  s00 ) + 
		( g01 * err.non.pair(0, 1, 1, 2)  /  s01 ) + 
		( g02 * err.non.pair(0, 2, 1, 2)  /  s02 ) + 
		( g11 * err.non.pair(1, 1, 1, 2)  /  s11 ) + 
		( g12 * err.non.pair(1, 2, 1, 2)  /  s12 ) + 
		( g22 * err.non.pair(2, 2, 1, 2)  /  s22 ) )

p22 = g22 * (
	( g00 * err.non.pair(0, 0, 2, 2)  /  s00 ) + 
		( g01 * err.non.pair(0, 1, 2, 2)  /  s01 ) + 
		( g02 * err.non.pair(0, 2, 2, 2)  /  s02 ) + 
		( g11 * err.non.pair(1, 1, 2, 2)  /  s11 ) + 
		( g12 * err.non.pair(1, 2, 2, 2)  /  s12 ) + 
		( g22 * err.non.pair(2, 2, 2, 2)  /  s22 ) )


range(p00 + p01 + p02 + p11 + p12 + p22)




d = rbind(data.table(f = q, p = p00, e = g00, gt="00"),
					data.table(f = q, p = p01, e = g01, gt="01"),
					data.table(f = q, p = p02, e = g02, gt="02"),
					data.table(f = q, p = p11, e = g11, gt="11"),
					data.table(f = q, p = p12, e = g12, gt="12"),
					data.table(f = q, p = p22, e = g22, gt="22"))


ggplot(d) +  geom_line(aes(x=f, y=p, colour = gt), linetype = "22") + geom_line(aes(x=f, y=e, colour = gt))







g00 = gen.ibd.pair(0, 0)
g01 = gen.ibd.pair(0, 1)
g02 = gen.ibd.pair(0, 2)
g11 = gen.ibd.pair(1, 1)
g12 = gen.ibd.pair(1, 2)
g22 = gen.ibd.pair(2, 2)


s00 = 
	(g00 * err.ibd.pair(0, 0, 0, 0)) + 
	(g01 * err.ibd.pair(0, 1, 0, 0)) + 
	(g02 * err.ibd.pair(0, 2, 0, 0)) + 
	(g11 * err.ibd.pair(1, 1, 0, 0)) + 
	(g12 * err.ibd.pair(1, 2, 0, 0)) + 
	(g22 * err.ibd.pair(2, 2, 0, 0))

s01 = 
	(g00 * err.ibd.pair(0, 0, 0, 1)) + 
	(g01 * err.ibd.pair(0, 1, 0, 1)) + 
	(g02 * err.ibd.pair(0, 2, 0, 1)) + 
	(g11 * err.ibd.pair(1, 1, 0, 1)) + 
	(g12 * err.ibd.pair(1, 2, 0, 1)) + 
	(g22 * err.ibd.pair(2, 2, 0, 1))

s02 = 
	(g00 * err.ibd.pair(0, 0, 0, 2)) + 
	(g01 * err.ibd.pair(0, 1, 0, 2)) + 
	(g02 * err.ibd.pair(0, 2, 0, 2)) + 
	(g11 * err.ibd.pair(1, 1, 0, 2)) + 
	(g12 * err.ibd.pair(1, 2, 0, 2)) + 
	(g22 * err.ibd.pair(2, 2, 0, 2))

s11 = 
	(g00 * err.ibd.pair(0, 0, 1, 1)) + 
	(g01 * err.ibd.pair(0, 1, 1, 1)) + 
	(g02 * err.ibd.pair(0, 2, 1, 1)) + 
	(g11 * err.ibd.pair(1, 1, 1, 1)) + 
	(g12 * err.ibd.pair(1, 2, 1, 1)) + 
	(g22 * err.ibd.pair(2, 2, 1, 1))

s12 = 
	(g00 * err.ibd.pair(0, 0, 1, 2)) + 
	(g01 * err.ibd.pair(0, 1, 1, 2)) + 
	(g02 * err.ibd.pair(0, 2, 1, 2)) + 
	(g11 * err.ibd.pair(1, 1, 1, 2)) + 
	(g12 * err.ibd.pair(1, 2, 1, 2)) + 
	(g22 * err.ibd.pair(2, 2, 1, 2))

s22 = 
	(g00 * err.ibd.pair(0, 0, 2, 2)) + 
	(g01 * err.ibd.pair(0, 1, 2, 2)) + 
	(g02 * err.ibd.pair(0, 2, 2, 2)) + 
	(g11 * err.ibd.pair(1, 1, 2, 2)) + 
	(g12 * err.ibd.pair(1, 2, 2, 2)) + 
	(g22 * err.ibd.pair(2, 2, 2, 2))



p00 = g00 * ( ( g00 * err.ibd.pair(0, 0, 0, 0)  /  s00 ) + 
								( g01 * err.ibd.pair(0, 1, 0, 0)  /  s01 ) + 
								#( g02 * err.ibd.pair(0, 2, 0, 0)  /  s02 ) + 
								( g11 * err.ibd.pair(1, 1, 0, 0)  /  s11 ) + 
								( g12 * err.ibd.pair(1, 2, 0, 0)  /  s12 ) + 
								( g22 * err.ibd.pair(2, 2, 0, 0)  /  s22 ) )

p01 = g01 * ( ( g00 * err.ibd.pair(0, 0, 0, 1)  /  s00 ) + 
								( g01 * err.ibd.pair(0, 1, 0, 1)  /  s01 ) + 
								#( g02 * err.ibd.pair(0, 2, 0, 1)  /  s02 ) + 
								( g11 * err.ibd.pair(1, 1, 0, 1)  /  s11 ) + 
								( g12 * err.ibd.pair(1, 2, 0, 1)  /  s12 ) + 
								( g22 * err.ibd.pair(2, 2, 0, 1)  /  s22 ) )

p02 = g02 * ( ( g00 * err.ibd.pair(0, 0, 0, 2)  /  s00 ) + 
								( g01 * err.ibd.pair(0, 1, 0, 2)  /  s01 ) + 
								#( g02 * err.ibd.pair(0, 2, 0, 2)  /  s02 ) + 
								( g11 * err.ibd.pair(1, 1, 0, 2)  /  s11 ) + 
								( g12 * err.ibd.pair(1, 2, 0, 2)  /  s12 ) + 
								( g22 * err.ibd.pair(2, 2, 0, 2)  /  s22 ) )

p11 = g11 * ( ( g00 * err.ibd.pair(0, 0, 1, 1)  /  s00 ) + 
								( g01 * err.ibd.pair(0, 1, 1, 1)  /  s01 ) + 
								#( g02 * err.ibd.pair(0, 2, 1, 1)  /  s02 ) + 
								( g11 * err.ibd.pair(1, 1, 1, 1)  /  s11 ) + 
								( g12 * err.ibd.pair(1, 2, 1, 1)  /  s12 ) + 
								( g22 * err.ibd.pair(2, 2, 1, 1)  /  s22 ) )

p12 = g12 * ( ( g00 * err.ibd.pair(0, 0, 1, 2)  /  s00 ) + 
								( g01 * err.ibd.pair(0, 1, 1, 2)  /  s01 ) + 
								#( g02 * err.ibd.pair(0, 2, 1, 2)  /  s02 ) + 
								( g11 * err.ibd.pair(1, 1, 1, 2)  /  s11 ) + 
								( g12 * err.ibd.pair(1, 2, 1, 2)  /  s12 ) + 
								( g22 * err.ibd.pair(2, 2, 1, 2)  /  s22 ) )

p22 = g22 * ( ( g00 * err.ibd.pair(0, 0, 2, 2)  /  s00 ) + 
								( g01 * err.ibd.pair(0, 1, 2, 2)  /  s01 ) + 
								#( g02 * err.ibd.pair(0, 2, 2, 2)  /  s02 ) + 
								( g11 * err.ibd.pair(1, 1, 2, 2)  /  s11 ) + 
								( g12 * err.ibd.pair(1, 2, 2, 2)  /  s12 ) + 
								( g22 * err.ibd.pair(2, 2, 2, 2)  /  s22 ) )


range(p00 + p01 + p02 + p11 + p12 + p22, na.rm = T)




d = rbind(data.table(f = q, p = p00, e = g00, gt="00"),
					data.table(f = q, p = p01, e = g01, gt="01"),
					data.table(f = q, p = p02, e = g02, gt="02"),
					data.table(f = q, p = p11, e = g11, gt="11"),
					data.table(f = q, p = p12, e = g12, gt="12"),
					data.table(f = q, p = p22, e = g22, gt="22"))


ggplot(d) +  geom_line(aes(x=f, y=p, colour = gt), linetype = "22") + geom_line(aes(x=f, y=e, colour = gt))




















p = (0:5000)/5000
q = 1-p

w = 0.01
r = 1 - w

e00 = r^2
e01 = 2 * w * r
e02 = w^2

e10 = 2 * w * r
e11 = 2 * ((w^2) + (r^2))
e12 = 2 * w * r

e20 = w^2
e21 = 2 * w * r
e22 = r^2


g0 = p^2
g1 = 2 * p * q
g2 = q^2


x0 = (g0 * e00) + (g1 * e10) + (g2 * e20)
x1 = (g0 * e01) + (g1 * e11) + (g2 * e21)
x2 = (g0 * e02) + (g1 * e12) + (g2 * e22)


y0 = g0 * (
	  ((g0 * e00) / x0) + 
		((g1 * e10) / x1) + 
		((g2 * e20) / x2) )

y1 = g1 * (
  	((g0 * e01) / x0) + 
		((g1 * e11) / x1) + 
		((g2 * e21) / x2) )

y2 = g2 * (
  	((g0 * e02) / x0) + 
		((g1 * e12) / x1) + 
		((g2 * e22) / x2) )

range(y0 + y1 + y2)

d = rbind(data.table(f = q, p = y0, e = g0, gt="0"),
					data.table(f = q, p = y1, e = g1, gt="1"),
					data.table(f = q, p = y2, e = g2, gt="2"))

ggplot(d) +  
	geom_line(aes(x=f, y=p, colour = gt), linetype = "22") + 
	geom_line(aes(x=f, y=e, colour = gt)) +
	theme(aspect.ratio = 1,
				legend.title = element_blank()) +
	xlab("Allele frequency") + 
	ylab("Genotype proportion")



d = rbind(data.table(f = q, p = y0^2,        e = g0^2,         gt="00"),
					data.table(f = q, p = 2 * y0 * y1, e = 2 * g0 * g1,  gt="01"),
					data.table(f = q, p = 2 * y0 * y2, e = 2 * g0 * g2,  gt="02"),
					data.table(f = q, p = y1^2,        e = g1^2,         gt="11"),
					data.table(f = q, p = 2 * y1 * y2, e = 2 * g1 * g2,  gt="12"),
					data.table(f = q, p = y2^2,        e = g2^2,         gt="22"))

ggplot(d) +  
	geom_line(aes(x=f, y=p, colour = gt), linetype = "22") + 
	geom_line(aes(x=f, y=e, colour = gt)) +
	theme(aspect.ratio = 1,
				legend.title = element_blank()) +
	xlab("Allele frequency") + 
	ylab("Genotype pair proportion")






p = (0:5000)/5000
q = 1-p

w = 0.01
r = 1 - w

e00 = r^2
e01 = 2 * w * r
e02 = w^2

e10 = 2 * w * r
e11 = 2 * ((w^2) + (r^2))
e12 = 2 * w * r

e20 = w^2
e21 = 2 * w * r
e22 = r^2


g0 = p^2
g1 = 2 * p * q
g2 = q^2

range(g0 + g1 + g2)


obs.g0 = (g0 * e00) + (g1 * e10/2) + (g2 * e20)
obs.g1 = (g0 * e01) + (g1 * e11/2) + (g2 * e21)
obs.g2 = (g0 * e02) + (g1 * e12/2) + (g2 * e22)

obs.p = sqrt(obs.g0)
obs.q = sqrt(obs.g2)


d = rbind(data.table(gt="00",  f = q,  e = g0,  p = obs.g0  ),
					data.table(gt="01",  f = q,  e = g1,  p = obs.g1  ),
					data.table(gt="02",  f = q,  e = g2,  p = obs.g2  ))

ggplot(d) +  
	geom_line(aes(x=f, y=p, colour = gt), linetype = "22") + 
	geom_line(aes(x=f, y=e, colour = gt))


x0 = (g0 * e00) + (g1 * e10) + (g2 * e20)
x1 = (g0 * e01) + (g1 * e11) + (g2 * e21)
x2 = (g0 * e02) + (g1 * e12) + (g2 * e22)



d = rbind(data.table(gt="00",  f = q,  e = g0,  p = x0  ),
					data.table(gt="01",  f = q,  e = g1,  p = x1  ),
					data.table(gt="02",  f = q,  e = g2,  p = x2  ))

ggplot(d) +  
	geom_line(aes(x=f, y=p, colour = gt), linetype = "22") + 
	geom_line(aes(x=f, y=e, colour = gt))



p00 = (g0 * e00) / x0
p10 = (g1 * e10) / x1
p20 = (g2 * e20) / x2

p01 = (g0 * e01) / x0
p11 = (g1 * e11) / x1
p21 = (g2 * e21) / x2

p02 = (g0 * e02) / x0
p12 = (g1 * e12) / x1
p22 = (g2 * e22) / x2

p0 = g0 * (p00 + p10 + p20)
p1 = g1 * (p01 + p11 + p21)
p2 = g2 * (p02 + p12 + p22)


obs.frq = sqrt(x2)
obs.p = sqrt(x0)
obs.q = sqrt(x2)

d = rbind(data.table(gt="00",  f = q,  e = p^4,            p = p0^2  ),
					data.table(gt="01",  f = q,  e = 4 * p^3 * q,    p = 2 * p0 * p1  ),
					data.table(gt="02",  f = q,  e = 2 * p^2 * q^2,  p = 2 * p0 * p2  ),
					data.table(gt="11",  f = q,  e = 4 * p^2 * q^2,  p = p1^2  ),
					data.table(gt="12",  f = q,  e = 4 * p * q^3,    p = 2 * p1 * p2  ),
					data.table(gt="22",  f = q,  e = q^4,            p = p2^2  ))

d = rbind(data.table(gt="00",  f = q,  e = p^3,                    p = p^3 + (p0^2 - g0^2)  ),
					data.table(gt="01",  f = q,  e = 2 * p^2 * q,            p = (2 * p^2 * q) + (2 * p0 * p1) - (2 * g0 * g1)  ),
					data.table(gt="02",  f = q,  e = 0,                      p = 0 + (2 * p0 * p2) - (2 * g0 * g2)  ),
					data.table(gt="11",  f = q,  e = (p^2 * q) + (p * q^2),  p = (p^2 * q) + (p * q^2) + p1^2 - g1^2  ),
					data.table(gt="12",  f = q,  e = 2 * p * q^2,            p = (2 * p * q^2) + (2 * p1 * p2) - (2 * g1 * g2)  ),
					data.table(gt="22",  f = q,  e = q^3,                    p = q^3 + (p2^2 - g2^2)  ))


spl = split(d, d$gt)
rng = rep(0, length(p))
for (gt in names(spl)) { rng = rng + spl[[gt]]$p }
range(rng)

ggplot(d) +  
	geom_line(aes(x=f, y=p, colour = gt), linetype = "22") + 
	geom_line(aes(x=f, y=e, colour = gt))



x0 = (g0 * e00)^2  +  (2 * (g0 * e00) * (g1 * e10))  +  (2 * (g0 * e00) * (g2 * e20))  +  (g1 * e10)^2  +  (2 * (g1 * e10) * (g2 * e20))  +  (g2 * e20)^2
x1 = (g0 * e01)^2  +  (2 * (g0 * e01) * (g1 * e11))  +  (2 * (g0 * e01) * (g2 * e21))  +  (g1 * e11)^2  +  (2 * (g1 * e11) * (g2 * e21))  +  (g2 * e21)^2
x2 = (g0 * e02)^2  +  (2 * (g0 * e02) * (g1 * e12))  +  (2 * (g0 * e02) * (g2 * e22))  +  (g1 * e12)^2  +  (2 * (g1 * e12) * (g2 * e22))  +  (g2 * e22)^2

x0 = (g0 * e00) + (g1 * e10) + (g2 * e20)
x1 = (g0 * e01) + (g1 * e11) + (g2 * e21)
x2 = (g0 * e02) + (g1 * e12) + (g2 * e22)


p.00.00 = (g0 * e00) * (g0 * e00)     / (x0 * x0)
p.01.00 = 2 * (g0 * e00) * (g1 * e10) / (x0 * x1)
p.02.00 = 2 * (g0 * e00) * (g2 * e20) / (x0 * x2)
p.11.00 = (g1 * e10) * (g1 * e10)     / (x1 * x1)
p.12.00 = 2 * (g1 * e10) * (g2 * e20) / (x1 * x2)
p.22.00 = (g2 * e20) * (g2 * e20)     / (x2 * x2)

p.00.01 = (g0 * e00) * (g0 * e01)       / (x0 * x0)
p.01.01 = 2 * (g0 * e00) * (g1 * e11)   / (2 * x0 * x1)
p.02.01 = 2 * (g0 * e00) * (g2 * e21)   / (2 * x0 * x2)
p.11.01 = (g1 * e10) * (g1 * e11)       / (x1 * x1)
p.12.01 = 2 * (g1 * e10) * (g2 * e21)   / (2 * x1 * x2)
p.22.01 = (g2 * e20) * (g2 * e21)       / (x2 * x2)

p.00.02 = (g0 * e00) * (g0 * e02)       / (x0 * x0)
p.01.02 = 2 * (g0 * e00) * (g1 * e12)   / (2 * x0 * x1)
p.02.02 = 2 * (g0 * e00) * (g2 * e22)   / (2 * x0 * x2)
p.11.02 = (g1 * e10) * (g1 * e12)       / (x1 * x1)
p.12.02 = 2 * (g1 * e10) * (g2 * e22)   / (2 * x1 * x2)
p.22.02 = (g2 * e20) * (g2 * e22)       / (x2 * x2)


d = rbind(data.table(gt="00",  f = q,  e = p^4,            p = p^4 * (p.00.00 + p.01.00 + p.02.00 + p.11.00 + p.12.00 + p.22.00)  ),
					data.table(gt="01",  f = q,  e = 4 * p^3 * q,    p = 4 * p^3 * q * (p.00.01 + p.01.01 + p.02.01 + p.11.01 + p.12.01 + p.22.01)  ),
					data.table(gt="02",  f = q,  e = 2 * p^2 * q^2,  p = 2 * p^2 * q^2 * (p.00.02 + p.01.02 + p.02.02 + p.11.02 + p.12.02 + p.22.02)  ),
					data.table(gt="11",  f = q,  e = 4 * p^2 * q^2,  p = (p01 + p11 + p21)^2  ),
					data.table(gt="12",  f = q,  e = 4 * p * q^3,    p = 2 * (p01 + p11 + p21) * (p02 + p12 + p22)  ),
					data.table(gt="22",  f = q,  e = q^4,            p = (p02 + p12 + p22)^2  ))

spl = split(d, d$gt)
rng = rep(0, length(p))
for (gt in names(spl)) { rng = rng + spl[[gt]]$p }
range(rng)

ggplot(d) +  
	geom_line(aes(x=f, y=p, colour = gt), linetype = "22", size = 1) + 
	geom_line(aes(x=f, y=e, colour = gt))




d = rbind(data.table(gt="00",  f = q,  e = p^3,                    p = (p00 + p10 + p20) * sqrt(p00 + p10 + p20)  ),
					data.table(gt="01",  f = q,  e = 2 * p^2 * q,            p = (p01 + p11 + p21) * sqrt(p00 + p10 + p20)  ),
					data.table(gt="02",  f = q,  e = 0,                      p = ((p00 + p10 + p20) * (p02 + p12)) + (p10 + p20) * (p02 + p12 + p22) ),
					data.table(gt="11",  f = q,  e = (p^2 * q) + (p * q^2),  p = ((p01 + p11 + p21) * sqrt(p00 + p10 + p20) / 2) + ((p01 + p11 + p21) * sqrt(p02 + p12 + p22) / 2) ),
					data.table(gt="12",  f = q,  e = 2 * p * q^2,            p = (p01 + p11 + p21) * sqrt(p02 + p12 + p22)  ),
					data.table(gt="22",  f = q,  e = q^3,                    p = (p02 + p12 + p22) * sqrt(p02 + p12 + p22)  ))

spl = split(d, d$gt)
rng = rep(0, length(p))
for (gt in names(spl)) { rng = rng + spl[[gt]]$p }
range(rng)

ggplot(d) +  
	geom_line(aes(x=f, y=p, colour = gt), linetype = "22") + 
	geom_line(aes(x=f, y=e, colour = gt))


y0 = g0 * (
	((g0 * e00) / x0) + 
  ((g1 * e10) / x1) + 
  ((g2 * e20) / x2) )

y1 = g1 * (
	((g0 * e01) / x0) + 
  ((g1 * e11) / x1) + 
  ((g2 * e21) / x2) )

y2 = g2 * (
	((g0 * e02) / x0) + 
  ((g1 * e12) / x1) + 
  ((g2 * e22) / x2) )

range(y0 + y1 + y2)

d = rbind(data.table(f = q, p = y0, e = g0, gt="0"),
					data.table(f = q, p = y1, e = g1, gt="1"),
					data.table(f = q, p = y2, e = g2, gt="2"))

ggplot(d) +  
	geom_line(aes(x=f, y=p, colour = gt), linetype = "22") + 
	geom_line(aes(x=f, y=e, colour = gt)) +
	theme(aspect.ratio = 1,
				legend.title = element_blank()) +
	xlab("Allele frequency") + 
	ylab("Genotype proportion")



d = rbind(data.table(f = q, p = y0 * sqrt(y0),        e = p^3,          gt="00"),
					data.table(f = q, p = y1 * sqrt(y0), e = 2 * p^2 * q,  gt="01"),
					data.table(f = q, p = y2 * y0, e = 0,            gt="02"),
					data.table(f = q, p = y1^2,        e = (p^2 * q) + (p * q^2), gt="11"),
					data.table(f = q, p = 2 * y1 * y2, e = 2 * p * q^2,  gt="12"),
					data.table(f = q, p = y2 * sqrt(y2),        e = q^3,          gt="22"))

ggplot(d) +  
	geom_line(aes(x=f, y=p, colour = gt), linetype = "22") + 
	geom_line(aes(x=f, y=e, colour = gt)) +
	theme(aspect.ratio = 1,
				legend.title = element_blank()) +
	xlab("Allele frequency") + 
	ylab("Genotype pair proportion")






gt0 = p^4 + (2 * p^3 * q) + (1 * p^2 * q^2)
gt1 = (4 * p^2 * q^2) + (2 * p^3 * q) + (2 * q^3 * p)
gt2 = q^4 + (2 * q^3 * p) + (1 * q^2 * p^2)

range(gt0 + gt1 + gt2)

d = rbind(data.table(f = q, p = gt0, gt = "0"),
					data.table(f = q, p = gt1, gt = "1"),
					data.table(f = q, p = gt2, gt = "2"))

ggplot(d) + geom_line(aes(x = f, y = p, colour = gt))




gt0 = p^3 + (p^2 * q)
gt1 = (p^2 * q) + (p * q^2) + (p^2 * q) + (q^2 * p)
gt2 = q^3 + (q^2 * p)

range(gt0 + gt1 + gt2)

d = rbind(data.table(f = q, p = gt0, gt = "0"),
					data.table(f = q, p = gt1, gt = "1"),
					data.table(f = q, p = gt2, gt = "2"))

ggplot(d) + geom_line(aes(x = f, y = p, colour = gt))














ep = sqrt(y0)
eq = sqrt(y2)

d = rbind(data.table(f = q, p = y0^1.5,   e = g0^1.5,      gt="00"),
					data.table(f = q, p = 2 * y0 * y2^0.5,              e = 2 * p^2 * q,            gt="01"),
					data.table(f = q, p = 0,                        e = 0,                      gt="02"),
					data.table(f = q, p = (ep^2 * eq) + (ep * eq^2),  e = (p^2 * q) + (p * q^2),  gt="11"),
					data.table(f = q, p = 2 * ep * eq^2,           e = 2 * p * q^2,            gt="12"),
					data.table(f = q, p = eq^3,                     e = q^3,                    gt="22"))

ggplot(d) +  geom_line(aes(x=f, y=p, colour = gt), linetype = "22") + geom_line(aes(x=f, y=e, colour = gt))





d = rbind(data.table(f = q, p = (g0 * e00) / ((g0 * e00) + (g1 * e01) + (g2 * e02)), from="0", to = "0"),
					data.table(f = q, p = (g0 * e10) / ((g0 * e10) + (g1 * e11) + (g2 * e12)), from="1", to = "0"),
					data.table(f = q, p = (g0 * e20) / ((g0 * e20) + (g1 * e21) + (g2 * e22)), from="2", to = "0"),
					
					data.table(f = q, p = (g1 * e01) / ((g0 * e00) + (g1 * e01) + (g2 * e02)), from="0", to = "1"),
					data.table(f = q, p = (g1 * e11) / ((g0 * e10) + (g1 * e11) + (g2 * e12)), from="1", to = "1"),
					data.table(f = q, p = (g1 * e21) / ((g0 * e20) + (g1 * e21) + (g2 * e22)), from="2", to = "1"),
					
					data.table(f = q, p = (g2 * e02) / ((g0 * e00) + (g1 * e01) + (g2 * e02)), from="0", to = "2"),
					data.table(f = q, p = (g2 * e12) / ((g0 * e10) + (g1 * e11) + (g2 * e12)), from="1", to = "2"),
					data.table(f = q, p = (g2 * e22) / ((g0 * e20) + (g1 * e21) + (g2 * e22)), from="2", to = "2"))

ggplot(d) + facet_grid(to~from) + geom_line(aes(x=f, y=p, colour = from))






f = function(i, j) {
	
	g = choose(2, 2 - (i + j))
	
	a = choose(2, i)
	b = choose(2, j)
	
	g*a*b
}
